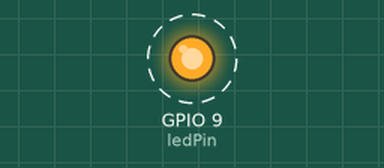
Recording of a sketch running on a simulated Seeed XIAO ESP32-C3. On the bench: output pins drawn as LEDs (lit = HIGH). Dashed ring = blinking. What the sketch prints to the serial monitor is not drawn.

Above: at 0.2 s.
Timing chart, 0 to 3.0 s (numbered marks = the images above):
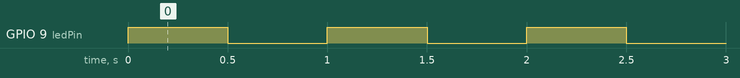

Measured:
- by itself, GPIO 9 (ledPin): alternates HIGH for 0.50 s and LOW for 0.50 s

The sketch:

BlinkSketch_Custom.ino
```cpp
const int ledPin = 9;  // D9 = GPIO9 on XIAO ESP32-C3

void setup() {
  pinMode(ledPin, OUTPUT);
  Serial.begin(115200);
  Serial.println("Blinking LED on D9 (GPIO9)...");
}

void loop() {
  digitalWrite(ledPin, HIGH);   // Turn LED ON
  delay(500);                   // Wait 500 ms
  digitalWrite(ledPin, LOW);    // Turn LED OFF
  delay(500);                   // Wait 500 ms
}
```
